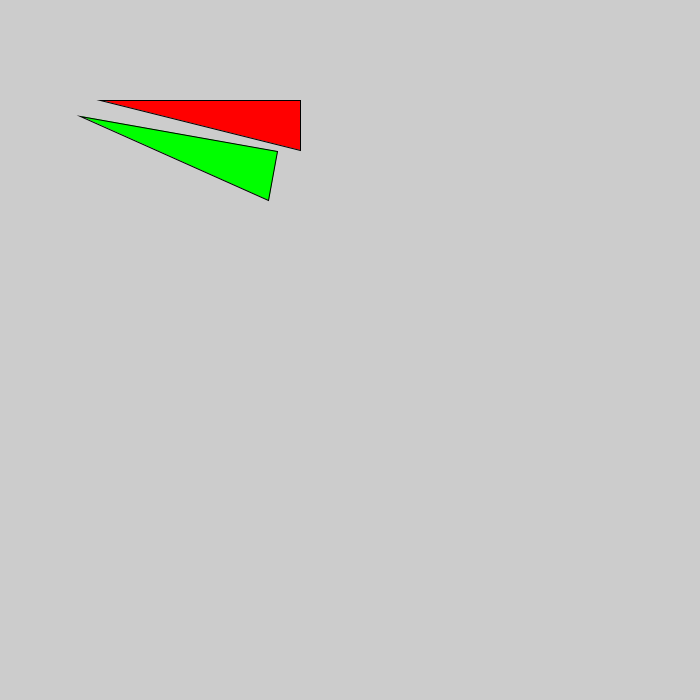
Frame 1 (no input)
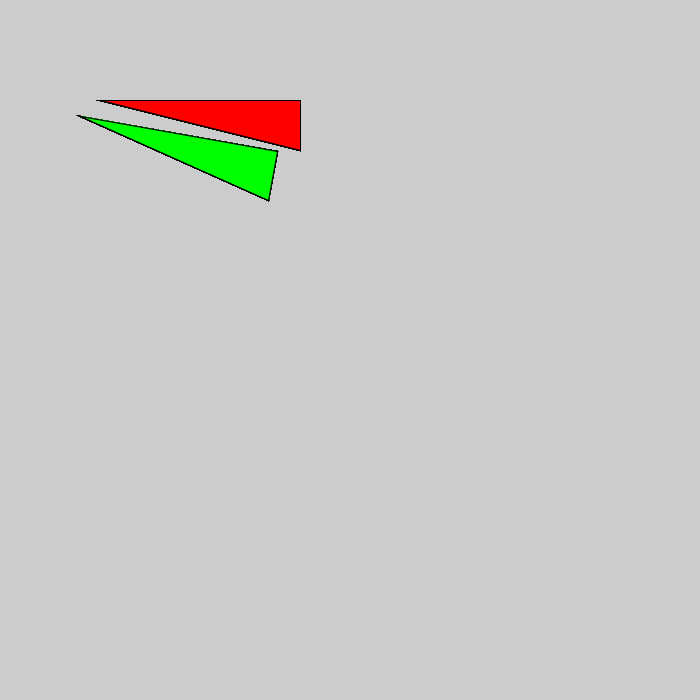
Frame 60 (the mouse pressed at the canvas centre just before this capture)
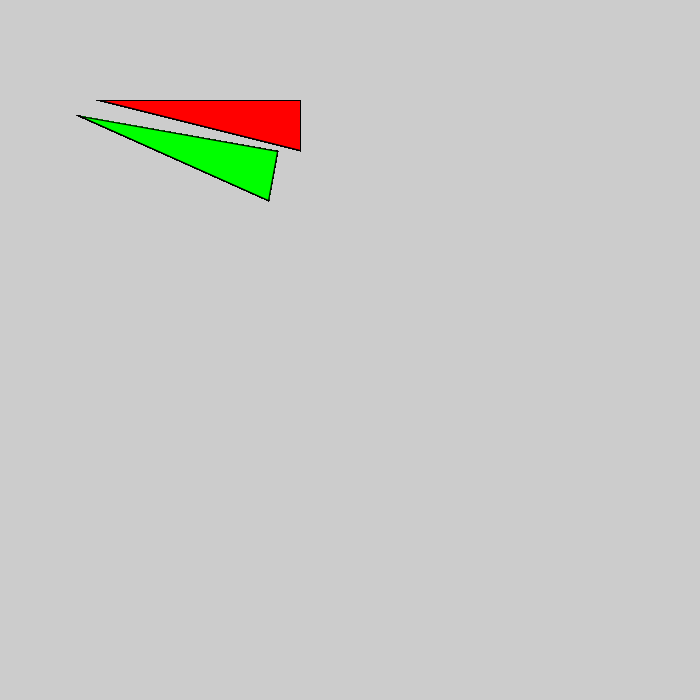
Frame 120 (the mouse held since frame 60 and released just before this capture)

The Processing sketch that drew these frames (run headless with seeded random() and noise(); from frame 60 on, the mouse is pressed at the canvas centre):

// Processing sketch: lab4
// ── lab4.pde
void setup(){
  size(700,700);
}

void draw(){
  fill(255,0,0);
  triangle(100,100,300,100,300,150);
  fill(0,255,0);
  //translate(60, 80);
  //triangle(100,100,300,100,300,150);
  //scale(2.0);
  //triangle(100,100,300,100,300,150);
  //shearX(PI/4);
  //triangle(100,100,300,100,300,150);
  //shearY(PI/4);
  //triangle(100,100,300,100,300,150);
  //triangle(100,100,100,300,150,300);
  rotate(-270);
  triangle(100,100,300,100,300,150);
  
  
}
